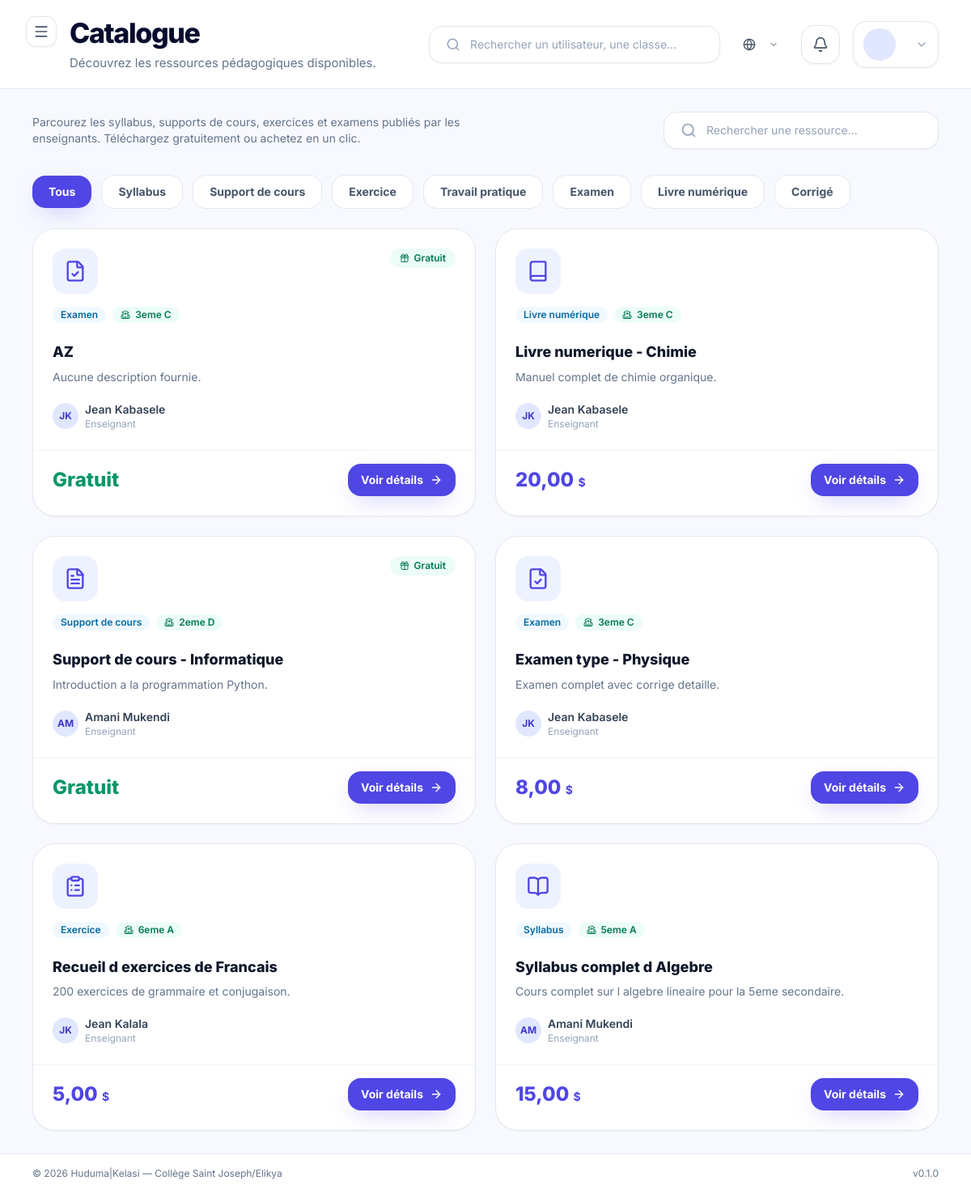
/marketplace/catalogue/, run on the app's committed database.
### apps/marketplace/models.py (models this page shows, shortened)
class Resource(BaseModel):
    titre = models.CharField(max_length=200, verbose_name=_("Titre"))
    description = models.TextField(blank=True, default="", verbose_name=_("Description"))
    auteur = models.ForeignKey(
        "accounts.User",
        on_delete=models.CASCADE,
        related_name="ressources_publiees",
        verbose_name=_("Auteur"),
        limit_choices_to={"role": "enseignant"},
    )
    classe = models.ForeignKey(
        "academic.Classe",
        on_delete=models.SET_NULL,
        null=True,
        blank=True,
        related_name="ressources",
        verbose_name=_("Classe"),
    )
    cours = models.ForeignKey(
        "academic.Cours",
        on_delete=models.SET_NULL,
        null=True,
        blank=True,
        related_name="ressources",
        verbose_name=_("Cours"),
    )
    type = models.CharField(
        max_length=20,
        choices=ResourceType.choices,
        default=ResourceType.SYLLABUS,
        verbose_name=_("Type"),
    )
    categorie = models.CharField(
        max_length=20,
        choices=ResourceCategory.choices,
        default=ResourceCategory.COURS,
        verbose_name=_("Catégorie"),
    )
    prix = models.DecimalField(
        max_digits=8,
        decimal_places=2,
        default=0,
        verbose_name=_("Prix (USD)"),
        help_text=_("0 pour gratuit"),
    )
    fichier = models.FileField(
        upload_to="marketplace/ressources/",
        verbose_name=_("Fichier"),
        help_text=_("PDF ou DOCX"),
    )
    image_couverture = models.ImageField(
        upload_to="marketplace/couvertures/",
        blank=True,
        null=True,
        verbose_name=_("Image de couverture"),
    )
    statut = models.CharField(
        max_length=20,
        choices=PublicationStatus.choices,
        default=PublicationStatus.BROUILLON,
        verbose_name=_("Statut"),
    )
    nombre_vues = models.PositiveIntegerField(default=0, verbose_name=_("Nombre de vues"))
    nombre_telechargements = models.PositiveIntegerField(default=0, verbose_name=_("Téléchargements"))
    class Meta:
        verbose_name = _("Ressource")
        verbose_name_plural = _("Ressources")
        ordering = ["-created_at"]
    @property
    def est_gratuit(self):
        return self.prix == 0

### apps/academic/models.py (models this page shows, shortened)
class Classe(BaseModel):
    class Niveau(models.TextChoices):
        MATERNELLE = "maternelle", _("Maternelle")
        PRIMAIRE = "primaire", _("Primaire")
        SECONDAIRE = "secondaire", _("Secondaire")
        FINALISTE = "finaliste", _("Finaliste")
    class Statut(models.TextChoices):
        ACTIVE = "active", _("Active")
        SUSPENDUE = "suspendue", _("Suspendue")
        A_COMPLETER = "a_completer", _("À compléter")
    nom = models.CharField(max_length=50, verbose_name=_("Nom"))
    niveau = models.CharField(
        max_length=20,
        choices=Niveau.choices,
        default=Niveau.SECONDAIRE,
        verbose_name=_("Niveau"),
    )
    section = models.CharField(
        max_length=50,
        blank=True,
        default="",
        verbose_name=_("Section"),
        help_text=_("Ex : scientifique, littéraire, pédagogique"),
    )
    titulaire = models.ForeignKey(
        "accounts.User",
        on_delete=models.SET_NULL,
        null=True,
        blank=True,
        related_name="classes_titulaires",
        verbose_name=_("Titulaire"),
        limit_choices_to={"role": UserRole.ENSEIGNANT},
    )
    annee_scolaire = models.ForeignKey(
        AnneeScolaire,
        on_delete=models.SET_NULL,
        null=True,
        blank=True,
        verbose_name=_("Année scolaire"),
    )
    effectif = models.PositiveIntegerField(
        default=0,
        verbose_name=_("Effectif"),
        help_text=_("Nombre d'élèves"),
    )
    statut = models.CharField(
        max_length=20,
        choices=Statut.choices,
        default=Statut.ACTIVE,
        verbose_name=_("Statut"),
    )
    class Meta:
        verbose_name = _("Classe")
        verbose_name_plural = _("Classes")
        ordering = ["nom"]

### apps/accounts/models.py (models this page shows, shortened)
class User(AbstractBaseUser, PermissionsMixin, BaseModel):
    email = models.EmailField(
        unique=True,
        verbose_name=_("Email"),
        help_text=_("Adresse email utilisée comme identifiant de connexion."),
    )
    first_name = models.CharField(
        max_length=80,
        verbose_name=_("Prénom"),
    )
    last_name = models.CharField(
        max_length=80,
        verbose_name=_("Nom"),
    )
    role = models.CharField(
        max_length=30,
        choices=UserRole.choices,
        default=UserRole.ELEVE,
        verbose_name=_("Rôle"),
        help_text=_("Rôle de l'utilisateur dans la plateforme."),
    )
    phone = models.CharField(
        max_length=30,
        blank=True,
        default="",
        verbose_name=_("Téléphone"),
    )
    avatar = models.ImageField(
        upload_to="avatars/",
        blank=True,
        null=True,
        verbose_name=_("Avatar"),
    )
    is_active = models.BooleanField(
        default=True,
        verbose_name=_("Actif"),
    )
    is_staff = models.BooleanField(
        default=False,
        verbose_name=_("Accès admin Django"),
    )
    date_joined = models.DateTimeField(
        auto_now_add=True,
        verbose_name=_("Date d'inscription"),
    )
    USERNAME_FIELD = "email"
    REQUIRED_FIELDS = ["first_name", "last_name"]
    objects = UserManager()
    class Meta:
        verbose_name = _("Utilisateur")
        verbose_name_plural = _("Utilisateurs")
        ordering = ["last_name", "first_name"]
        indexes = [
            models.Index(fields=["role"]),
            models.Index(fields=["is_active"]),
        ]
    @property
    def full_name(self) -> str:
        return f"{self.first_name} {self.last_name}".strip()
    @property
    def initials(self) -> str:
        first = (self.first_name or "").strip()
        last = (self.last_name or "").strip()
        if first and last:
            return f"{first[0]}{last[0]}".upper()
        if first:
            return first[0].upper()
        if self.email:
            return self.email[0].upper()
        return "?"

### apps/marketplace/views.py (the view)
# urls.py: path("catalogue/", CatalogView.as_view(), name="catalog"),
class CatalogView(ListView):
    model = Resource
    template_name = "pages/marketplace/catalog.html"
    partial_template_name = "pages/marketplace/_catalog_grid.html"
    context_object_name = "ressources"
    paginate_by = 12
    def get_template_names(self):
        if self.request.headers.get("HX-Request") == "true":
            return [self.partial_template_name]
        return super().get_template_names()
    def get_queryset(self):
        qs = Resource.objects.select_related("auteur", "classe", "cours").filter(
            statut=PublicationStatus.PUBLIE
        ).order_by("-created_at")
        type_filter = self.request.GET.get("type", "")
        search = self.request.GET.get("search", "").strip()
        if type_filter:
            qs = qs.filter(type=type_filter)
        if search:
            qs = qs.filter(titre__icontains=search)
        return qs
    def get_context_data(self, **kwargs):
        ctx = super().get_context_data(**kwargs)
        ctx["page_title"] = "Catalogue"
        ctx["page_subtitle"] = "Découvrez les ressources pédagogiques disponibles."
        ctx["type_choices"] = ResourceType.choices
        ctx["active_type"] = self.request.GET.get("type", "")
        ctx["search_query"] = self.request.GET.get("search", "")
        qs_params = []
        if ctx["active_type"]:
            qs_params.append(f"type={ctx['active_type']}")
        if ctx["search_query"]:
            qs_params.append(f"search={ctx['search_query']}")
        ctx["pagination_querystring"] = "&".join(qs_params)
        return ctx

### apps/core/managers.py (called while the page is built)
    def get_queryset(self):
        return super().get_queryset().filter(deleted_at__isnull=True)

### templates/pages/marketplace/catalog.html (shortened to what this page needs)
{% extends "layouts/dashboard.html" %}
{% load huduma_tags %}
{% load static %}
{% block content %}
  <section class="flex flex-col lg:flex-row lg:items-center justify-between gap-4 mb-8">
    <p class="text-sm text-slate-500 max-w-xl">
      Parcourez les syllabus, supports de cours, exercices et examens publiés par
      les enseignants. Téléchargez gratuitement ou achetez en un clic.
    </p>
    <div class="flex flex-col sm:flex-row items-stretch sm:items-center gap-3">
      <form method="get" action="{% url 'marketplace:catalog' %}"
            class="flex items-center gap-3 w-full sm:w-[340px] bg-white border border-slate-200 rounded-2xl px-5 py-3 shadow-sm focus-within:border-indigo-500 focus-within:ring-4 focus-within:ring-indigo-100 transition-all">
        <i data-lucide="search" class="w-5 h-5 text-slate-400 flex-shrink-0"></i>
        <input
          type="text"
          name="search"
          value="{{ search_query }}"
          placeholder="Rechercher une ressource..."
          class="w-full outline-none text-sm bg-transparent text-slate-700 placeholder:text-slate-400"
          hx-get="{% url 'marketplace:catalog' %}"
          hx-target="#list-container"
          hx-trigger="keyup changed delay:300ms"
          hx-include="this"
        >
      </form>
    </div>
  </section>
  <section class="flex flex-wrap items-center gap-3 mb-6">
    <a href="{% url 'marketplace:catalog' %}{% if search_query %}?search={{ search_query }}{% endif %}"
       hx-get="{% url 'marketplace:catalog' %}{% if search_query %}?search={{ search_query }}{% endif %}"
       hx-target="#list-container"
       class="px-5 py-2.5 rounded-2xl font-bold text-sm transition-colors {% if not active_type %}bg-indigo-600 text-white shadow-indigo-glow{% else %}bg-white border border-slate-200 text-slate-600 hover:bg-slate-50{% endif %}">
      Tous
    </a>
    {% for value, label in type_choices %}
      <a href="?type={{ value }}{% if search_query %}&search={{ search_query }}{% endif %}"
         hx-get="?type={{ value }}{% if search_query %}&search={{ search_query }}{% endif %}"
         hx-target="#list-container"
         class="px-5 py-2.5 rounded-2xl font-bold text-sm transition-colors {% if active_type == value %}bg-indigo-600 text-white shadow-indigo-glow{% else %}bg-white border border-slate-200 text-slate-600 hover:bg-slate-50{% endif %}">
        {{ label }}
      </a>
    {% endfor %}
  </section>
  <section id="list-container">
    {% include "pages/marketplace/_catalog_grid.html" %}
  </section>
{% endblock %}

### templates/pages/marketplace/_catalog_grid.html (shortened to what this page needs)
{% load huduma_tags %}
{% if ressources %}
  <div class="grid grid-cols-1 sm:grid-cols-2 xl:grid-cols-3 2xl:grid-cols-4 gap-6">
    {% for ressource in ressources %}
      <article class="group bg-white rounded-[28px] border border-slate-200 shadow-sm overflow-hidden flex flex-col hover:shadow-md transition-shadow">
        <div class="p-6 pb-0">
          <div class="flex items-start justify-between">
            <div class="w-14 h-14 rounded-2xl bg-indigo-50 text-indigo-600 flex items-center justify-center">
              {% if ressource.type == 'syllabus' %}
                <i data-lucide="book-open" class="w-7 h-7"></i>
              {% elif ressource.type == 'support' %}
                <i data-lucide="file-text" class="w-7 h-7"></i>
              {% elif ressource.type == 'exercice' %}
                <i data-lucide="clipboard-list" class="w-7 h-7"></i>
              {% elif ressource.type == 'tp' %}
                <i data-lucide="flask-conical" class="w-7 h-7"></i>
              {% elif ressource.type == 'examen' %}
                <i data-lucide="file-check" class="w-7 h-7"></i>
              {% elif ressource.type == 'livre' %}
                <i data-lucide="book" class="w-7 h-7"></i>
              {% elif ressource.type == 'corrige' %}
                <i data-lucide="check-square" class="w-7 h-7"></i>
              {% else %}
                <i data-lucide="file" class="w-7 h-7"></i>
              {% endif %}
            </div>
            {% if ressource.est_gratuit %}
              <span class="inline-flex items-center gap-1.5 px-3 py-1 rounded-full bg-emerald-50 text-emerald-700 font-semibold text-xs">
                <i data-lucide="gift" class="w-3 h-3"></i>
                Gratuit
              </span>
            {% endif %}
          </div>
          <div class="flex items-center gap-2 mt-4">
            <span class="inline-flex items-center gap-1.5 px-2.5 py-0.5 rounded-full bg-sky-50 text-sky-700 font-semibold text-xs">
              {{ ressource.get_type_display }}
            </span>
            {% if ressource.classe %}
              <span class="inline-flex items-center gap-1.5 px-2.5 py-0.5 rounded-full bg-emerald-50 text-emerald-700 font-semibold text-xs">
                <i data-lucide="school" class="w-3 h-3"></i>
                {{ ressource.classe.nom }}
              </span>
            {% endif %}
          </div>
        </div>
        <div class="p-6 flex-1 flex flex-col">
          <h3 class="text-lg font-extrabold text-slate-900 leading-snug line-clamp-2">
            {{ ressource.titre }}
          </h3>
          <p class="mt-2 text-sm text-slate-500 line-clamp-2 flex-1">
            {{ ressource.description|default:"Aucune description fournie." }}
          </p>
          <div class="mt-5 flex items-center gap-2">
            <span class="w-8 h-8 rounded-full bg-indigo-100 text-indigo-700 flex items-center justify-center font-bold text-xs flex-shrink-0">
              {{ ressource.auteur.initials }}
            </span>
            <div class="min-w-0">
              <p class="text-sm font-semibold text-slate-700 truncate">{{ ressource.auteur.full_name }}</p>
              <p class="text-xs text-slate-400">Enseignant</p>
            </div>
          </div>
        </div>
        <div class="px-6 pb-6 pt-4 border-t border-slate-100 flex items-center justify-between gap-3">
          <div>
            {% if ressource.est_gratuit %}
              <p class="text-2xl font-extrabold text-emerald-600">Gratuit</p>
            {% else %}
              <p class="text-2xl font-extrabold text-indigo-600">{{ ressource.prix|floatformat:2 }} <span class="text-sm font-bold">$</span></p>
            {% endif %}
          </div>
          <a href="{% url 'marketplace:detail' ressource.pk %}"
             class="bg-indigo-600 text-white px-4 py-2.5 rounded-2xl font-bold text-sm hover:bg-indigo-700 shadow-indigo-glow flex items-center gap-2 transition-colors">
            Voir détails
            <i data-lucide="arrow-right" class="w-4 h-4"></i>
          </a>
        </div>
      </article>
    {% endfor %}
  </div>
{% endif %}

### templates/layouts/base.html (style rules this page uses)
body { font-family: 'Inter', system-ui, sans-serif; }

### data on the page
Resource: prix 0 (drawn), type "Examen", classe.nom "3eme C", titre "AZ", description "Aucune description fournie.", auteur.initials "JK", auteur.full_name "Jean Kabasele"
Resource: type "Livre numérique", classe.nom "3eme C", titre "Livre numerique - Chimie", description "Manuel complet de chimie organique.", auteur.initials "JK", auteur.full_name "Jean Kabasele", prix "20,00"
Resource: prix 0 (drawn), type "Support de cours", classe.nom "2eme D", titre "Support de cours - Informatique", description "Introduction a la programmation Python.", auteur.initials "AM", auteur.full_name "Amani Mukendi"
Resource: type "Examen", classe.nom "3eme C", titre "Examen type - Physique", description "Examen complet avec corrige detaille.", auteur.initials "JK", auteur.full_name "Jean Kabasele", prix "8,00"
Resource: type "Exercice", classe.nom "6eme A", titre "Recueil d exercices de Francais", description "200 exercices de grammaire et conjugaison.", auteur.initials "JK", auteur.full_name "Jean Kalala", prix "5,00"
Resource: type "Syllabus", classe.nom "5eme A", titre "Syllabus complet d Algebre", description "Cours complet sur l algebre lineaire pour la 5eme secondaire.", auteur.initials "AM", auteur.full_name "Amani Mukendi", prix "15,00"

### other printed values
{{ page_title|default:"Tableau de bord" }} "Catalogue"
{{ page_subtitle }} "Découvrez les ressources pédagogiques disponibles."
{{ label }} "Syllabus" "Support de cours" "Exercice" "Travail pratique" "Examen" "Livre numérique" "Corrigé"
{{ HUDUMA_NAME }} "Huduma"
{{ HUDUMA_VERSION }} "0.1.0"
